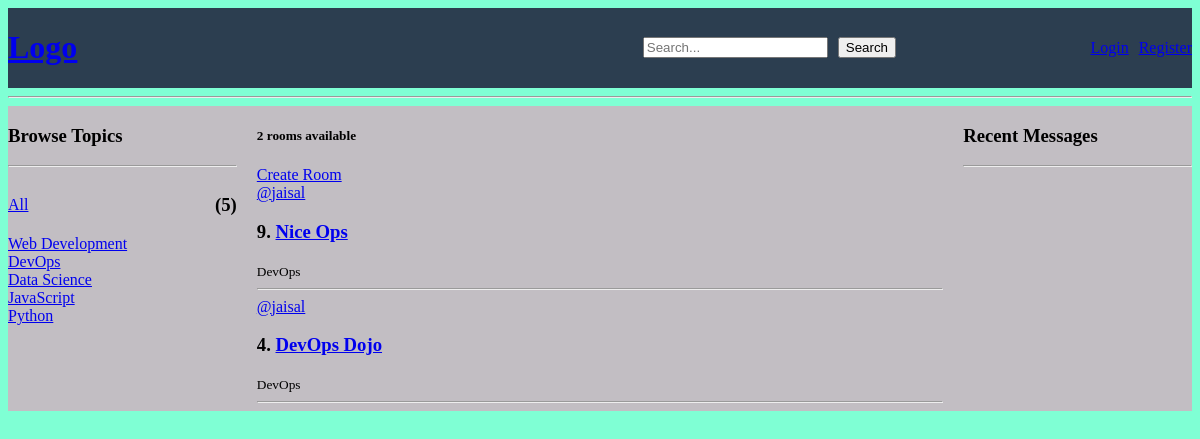
/?q=DevOps, run on the app's committed database.
### base/models.py (models this page shows, shortened)
class Topic(models.Model):
    name = models.CharField(max_length=200)
    def __str__(self):
        return self.name

class Room(models.Model):
    host = models.ForeignKey(User, on_delete=models.CASCADE, null=True)
    topic = models.ForeignKey(Topic, on_delete=models.SET_NULL, null=True)
    name = models.CharField(max_length=200)
    description = models.TextField(blank=True, null=True)
    participants = models.ManyToManyField(User, related_name='participants', blank=True)
    updated = models.DateTimeField(auto_now=True)
    created = models.DateTimeField(auto_now_add=True)
    class Meta:
        ordering = ['-updated', '-created']

### base/views.py (the view)
# urls.py: path('', views.home, name='home'),  # Home page
def home(request):
    q = request.GET.get('q') if request.GET.get('q') != None else ''  # Get the query parameter 'q' from the request
    rooms = Room.objects.filter(Q(topic__name__icontains=q)|Q(name__icontains=q)|Q(description__icontains=q))  # Fetch all rooms from the database
    specific_room_count = rooms.count()  # Count the number of rooms that match the query
    topics = Topic.objects.all()  # Fetch all topics from the database (if needed)
    topics_count = topics.count()  # Count the number of topics
    room_messages = Message.objects.filter(Q(room__topic__name__icontains=q))  # Fetch messages related to the rooms that match the query
    context = {'rooms': rooms, 'topics': topics, 'topics_count':topics_count,
               'specific_room_count':specific_room_count, 'room_messages':room_messages}  # Prepare context with rooms
    return render(request, 'base/home.html', context)

### base/templates/base/home.html (shortened to what this page needs)
{% extends "main.html" %} {% block content %}
<div class="home-container">
  <div>{% include 'base/topics_component.html' %}</div>
  <div>
    <div>
      <h5>{{specific_room_count}} rooms available</h5>
      <a href="{% url 'create-room' %}">Create Room</a>
    </div>
    <div>{% include 'base/feed_component.html' %}</div>
  </div>
  <div>{% include 'base/activity_component.html' %}</div>
</div>
{% endblock content %}

### base/templates/base/topics_component.html (shortened to what this page needs)
<h3>Browse Topics</h3>
<hr />
<div class="all-alone">
  <a href="{%url 'home' %}">All</a>
  <h3>({{topics_count}})</h3>
</div>
{% for topic in topics %}
<div>
  <a href="{%url 'home' %}?q={{topic.name}}">{{topic.name}}</a>
</div>
{% endfor %}

### base/templates/base/feed_component.html (shortened to what this page needs)
{% for room in rooms %}
<div>
  <a href="{% url 'user-profile' room.host.id %}">@{{room.host.username}}</a>
  <h3>{{room.id}}. <a href="/room/{{room.id}}">{{room.name}}</a></h3>
  <small>{{room.topic}}</small>
  <hr />
</div>
{% endfor %}

### static/styles/main.css (style rules this page uses)
body { background-color: aquamarine; }

### base/templates/base/home.html (style rules this page uses)
.home-container { display: grid; grid-template-columns: 1fr 3fr 1fr; gap: 20px; background-color: rgb(194, 190, 195); }

### base/templates/base/topics_component.html (style rules this page uses)
.all-alone { display: flex; justify-content: space-between; align-items: center; width: 100%; }

### data on the page
Topic: name "Web Development"
Topic: name "DevOps"
Topic: name "Data Science"
Topic: name "JavaScript"
Topic: name "Python"
Room: host.username "jaisal", id "9", name "Nice Ops", topic "DevOps"
Room: host.username "jaisal", id "4", name "DevOps Dojo", topic "DevOps"

### other printed values
{{ topics_count }} "5"
{{ specific_room_count }} "2"
